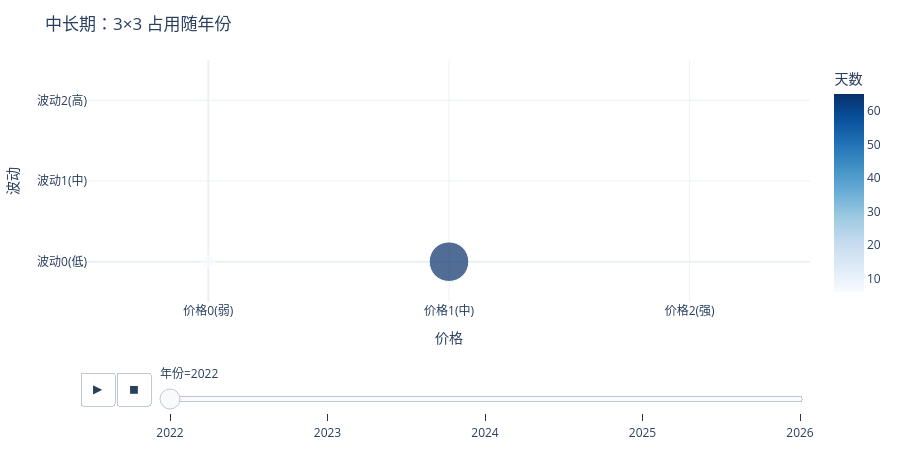

Notebook code for this chart:
### Code cell
plot_animation('长价格', '长波动', '中长期').show()

### Figure 1 — Plotly figure (JSON) as saved in the notebook; plotly's stock layout.template omitted (floating-point values rounded to 4 significant figures)
{"data": [{"hovertemplate": "年份=2022<br>价格=%{x}<br>波动=%{y}<br>天数=%{marker.color}<extra></extra>", "legendgroup": "", "marker": {"color": [6, 65], "coloraxis": "coloraxis", "size": [6, 65], "sizemode": "area", "sizeref": 0.08296, "symbol": "circle"}, "mode": "markers", "name": "", "orientation": "v", "showlegend": false, "type": "scatter", "x": [0, 1], "xaxis": "x", "y": [0, 0], "yaxis": "y"}], "layout": {"coloraxis": {"autocolorscale": false, "colorbar": {"title": {"text": "天数"}}, "colorscale": [[0.0, "rgb(247,251,255)"], [0.125, "rgb(222,235,247)"], [0.25, "rgb(198,219,239)"], [0.375, "rgb(158,202,225)"], [0.5, "rgb(107,174,214)"], [0.625, "rgb(66,146,198)"], [0.75, "rgb(33,113,181)"], [0.875, "rgb(8,81,156)"], [1.0, "rgb(8,48,107)"]]}, "height": 460, "legend": {"itemsizing": "constant", "tracegroupgap": 0}, "margin": {"b": 40, "l": 40, "r": 20, "t": 60}, "sliders": [{"active": 0, "currentvalue": {"prefix": "年份="}, "len": 0.9, "pad": {"b": 10, "t": 60}, "steps": [{"args": [["2022"], {"frame": {"duration": 0, "redraw": false}, "fromcurrent": true, "mode": "immediate", "transition": {"duration": 0, "easing": "linear"}}], "label": "2022", "method": "animate"}, {"args": [["2023"], {"frame": {"duration": 0, "redraw": false}, "fromcurrent": true, "mode": "immediate", "transition": {"duration": 0, "easing": "linear"}}], "label": "2023", "method": "animate"}, {"args": [["2024"], {"frame": {"duration": 0, "redraw": false}, "fromcurrent": true, "mode": "immediate", "transition": {"duration": 0, "easing": "linear"}}], "label": "2024", "method": "animate"}, {"args": [["2025"], {"frame": {"duration": 0, "redraw": false}, "fromcurrent": true, "mode": "immediate", "transition": {"duration": 0, "easing": "linear"}}], "label": "2025", "method": "animate"}, {"args": [["2026"], {"frame": {"duration": 0, "redraw": false}, "fromcurrent": true, "mode": "immediate", "transition": {"duration": 0, "easing": "linear"}}], "label": "2026", "method": "animate"}], "x": 0.1, "xanchor": "left", "y": 0, "yanchor": "top"}], "title": {"text": "中长期：3×3 占用随年份"}, "updatemenus": [{"buttons": [{"args": [null, {"frame": {"duration": 500, "redraw": false}, "fromcurrent": true, "mode": "immediate", "transition": {"duration": 500, "easing": "linear"}}], "label": "&#9654;", "method": "animate"}, {"args": [[null], {"frame": {"duration": 0, "redraw": false}, "fromcurrent": true, "mode": "immediate", "transition": {"duration": 0, "easing": "linear"}}], "label": "&#9724;", "method": "animate"}], "direction": "left", "pad": {"r": 10, "t": 70}, "showactive": false, "type": "buttons", "x": 0.1, "xanchor": "right", "y": 0, "yanchor": "top"}], "xaxis": {"anchor": "y", "domain": [0.0, 1.0], "range": [-0.5, 2.5], "tickmode": "array", "ticktext": ["价格0(弱)", "价格1(中)", "价格2(强)"], "tickvals": [0, 1, 2], "title": {"text": "价格"}}, "yaxis": {"anchor": "x", "domain": [0.0, 1.0], "range": [-0.5, 2.5], "tickmode": "array", "ticktext": ["波动0(低)", "波动1(中)", "波动2(高)"], "tickvals": [0, 1, 2], "title": {"text": "波动"}}}}
